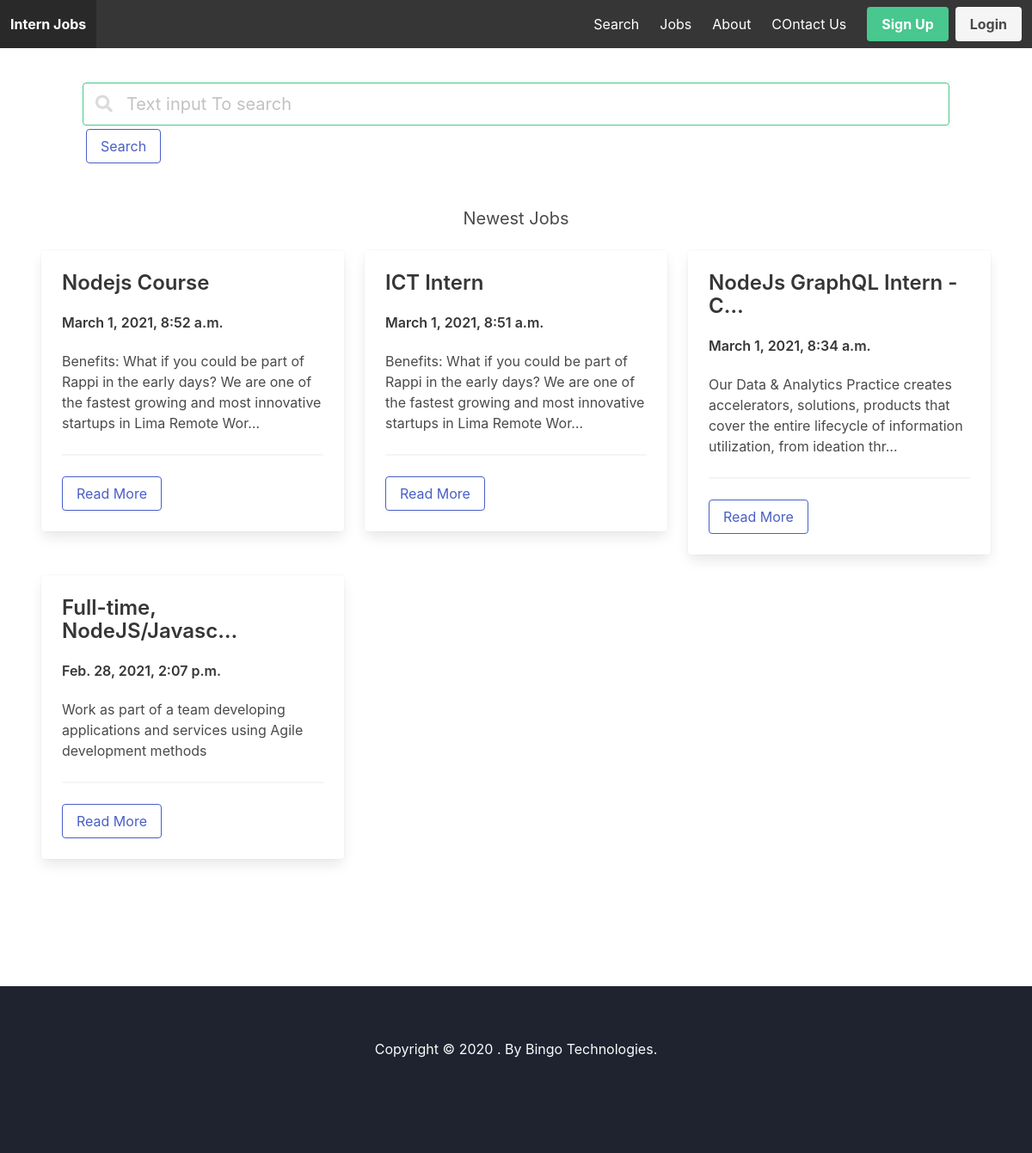
Before: / with the older database file.
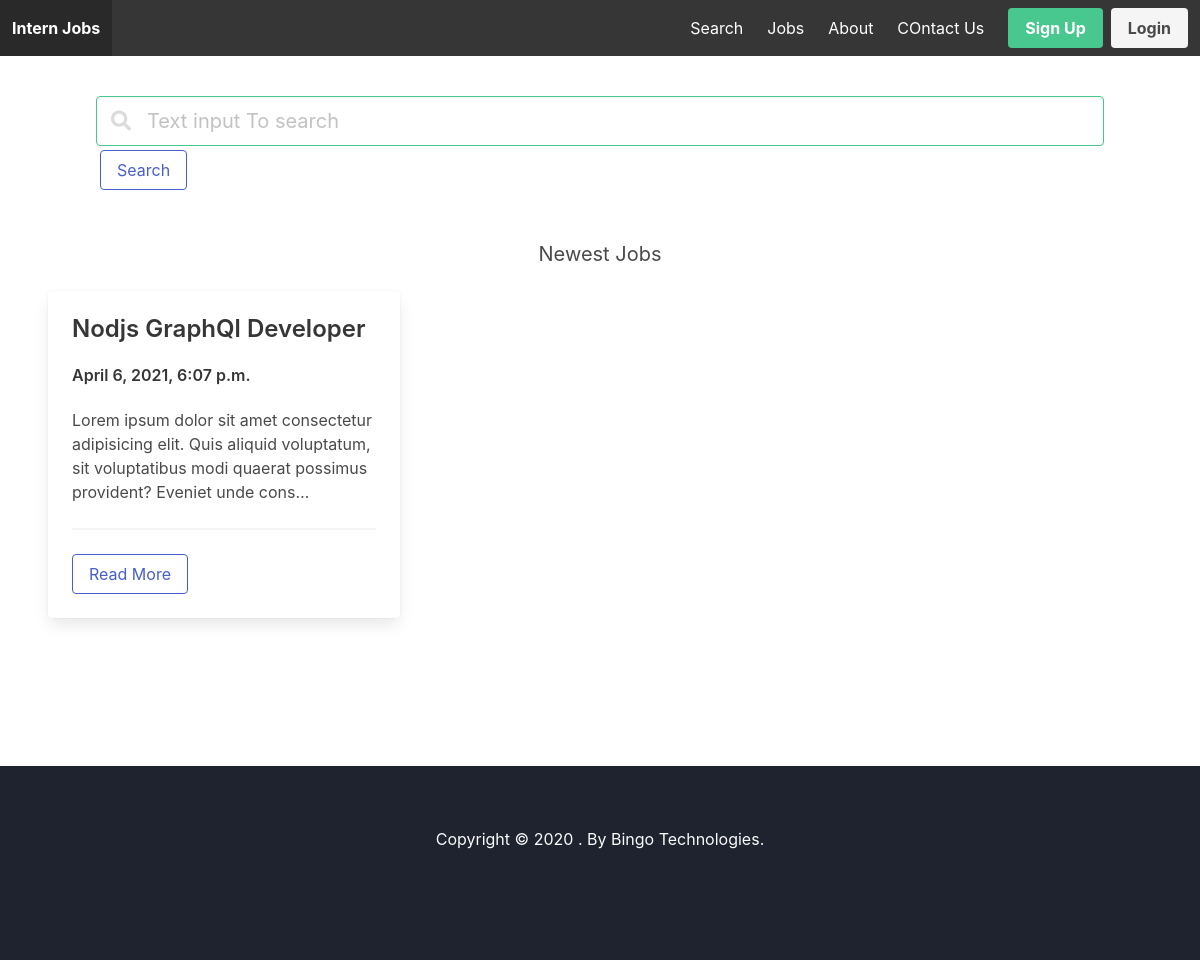
After: the same page with the newer database file.
### jobsApp/models.py (models this page shows, shortened)
class Job(models.Model):
    ACTIVE = 'active'
    EMPLOYED ='employed'
    ARCHIVED = 'archived'
    CHOICES_STATUS =(
        (ACTIVE,'Active'),
        (EMPLOYED,'Employed'),
        (ARCHIVED,'Archived')
    )
    title = models.CharField(max_length=255)
    show_description= models.TextField()
    long_description= models.TextField(blank=True,null=True)
    company_name = models.CharField(max_length=255)
    company_address = models.CharField(max_length=255,blank=True,null=True)
    company_zipcode =models.CharField(max_length=255,blank=True,null=True)
    company_place = models.CharField(max_length=255,blank=True,null=True)
    company_country=models.CharField(max_length=255,blank=True,null=True)
    created_by= models.ForeignKey(User,related_name='jobs',on_delete=models.CASCADE)
    created_at = models.DateTimeField(auto_now_add=True)
    changed_at = models.DateTimeField(auto_now=True)
    status = models.CharField(max_length=20,choices=CHOICES_STATUS,default=ACTIVE)

### coreApp/views.py (the view)
# urls.py: path('', FrontPage,name='frontpage'),
def FrontPage(request):
    jobs = Job.objects.filter(status=Job.ACTIVE).order_by('-created_at')
    return render(request,'coreApp/froontpage.html',{'jobs':jobs})

### notificationApp/context_processors.py (called while the page is built)
def notifications(request):
    if request.user.is_authenticated:
        return{'notifications':request.user.notifications.filter(is_read=False)}
    else:
        return {'notifications':[]}

### coreApp/templates/coreApp/froontpage.html (shortened to what this page needs)
{% extends 'coreApp/base.html'%} {% block content %}
<div class=" m-5 p- is-mobile">
    <div class="field  is-mobile p-5">
        <div class="control has-icons-left has-icons-right ">
            <input class="input is-success is-loading is-medium " type="text" placeholder="Text input To search">
            <button class="m-1 button is-link is-outlined">Search</button>
            <span class="icon is-small is-left">
          </span>
        </div>
    </div>
</div>
<h2 class=" subtitle has-text-centered title">
    Newest Jobs
</h2>
<div class="columns is-multiline is-desktop">
    {% for job in jobs %}
    <div class="column is-4 is-mobile">
        <div class="card">
            <div class="card-content">
                <div class="media">
                    <div class="media-content">
                        <p class="title is-4">
                            {{ job.title |truncatechars:25 }}
                        </p>
                        <p class="title is-6">
                            {{ job.created_at }}
                        </p>
                    </div>
                </div>
                <div class="content">
                    {{ job.show_description|truncatechars:150 }}
                    <hr>
                    <a href="{% url 'job_details' job.id %}" class="button is-link is-outlined">Read More</a>
                </div>
            </div>
        </div>
    </div>
    {% endfor %}
</div> {% endblock %}

### coreApp/templates/coreApp/base.html (shortened to what this page needs)
<!DOCTYPE html>
<html lang="en">
<head>
    <link rel="stylesheet" href="https://cdnjs.cloudflare.com/ajax/libs/font-awesome/5.15.2/css/all.min.css" />
    <link rel="stylesheet" href="https://cdn.jsdelivr.net/npm/bulma@0.9.1/css/bulma.min.css">
</head>
<body style="height:100%">
    <nav p-1 class="navbar is-dark is-fixed-top" role="navigation" aria-label="main navigation">
        <div class="navbar-brand">
            <a href="{% url 'frontpage' %}" class="navbar-item"> <strong>Intern Jobs</strong> </a>
        </div>
        <div class="navbar-menu">
            <div class=" navbar-end">
                <a class=" navbar-item is-light is-focused is-outlined" href="{% url 'search' %}" disabled>Search</a>
                <a class="navbar-item is-light" href="{% url 'frontpage' %}">Jobs</a>
                <a class="navbar-item is-light" href="{% url 'search' %}">About</a>
                <a class="navbar-item is-light" href="{% url 'search' %}">COntact Us</a>
                <div class="navbar-item">
                    {% if request.user.is_authenticated %}
                    <a href="{% url 'logout'%}" class="button is-danger"> <strong>Log Out</strong></a>
                    {% else %}
                    <a href="{% url 'signup'%}" class="button is-success mr-2"> <strong>Sign Up</strong></a>
                    <a href="{% url 'login'%}" class="button is-light"> <strong>Login</strong></a>
                    {% endif%}
                </div>
            </div>
        </div>
    </nav>
    <section class="section">
        {% block content %} {% endblock %}
    </section>
    <footer class="footer " style='background-color:#1f2330; color:#FAFAFA; line-height:50px; margin-bottom:0px;'>
        <div class="content has-text-centered">
            <p font sizes: $size-1: 3rem>
                Copyright &copy; 2020 . By Bingo Technologies.
            </p>
        </div>
    </footer>
</body>
</html>

Changed rows visible on the page:
removed Job: title "Nodejs Course", created_at "March 1, 2021, 8:52 a.m.", show_description "Benefits: What if you could be part of Rappi in the early days? We are one of the fastest growing and most innovative startups in Lima Remote Wor…"
removed Job: title "ICT Intern", created_at "March 1, 2021, 8:51 a.m.", show_description "Benefits: What if you could be part of Rappi in the early days? We are one of the fastest growing and most innovative startups in Lima Remote Wor…"
removed Job: title "NodeJs GraphQL Intern -C…", created_at "March 1, 2021, 8:34 a.m.", show_description "Our Data & Analytics Practice creates accelerators, solutions, products that cover the entire lifecycle of information utilization, from ideation thr…"
removed Job: title "Full-time, NodeJS/Javasc…", created_at "Feb. 28, 2021, 2:07 p.m.", show_description "Work as part of a team developing applications and services using Agile development methods"
added Job: title "Nodjs GraphQl Developer", created_at "April 6, 2021, 6:07 p.m.", show_description "Lorem ipsum dolor sit amet consectetur adipisicing elit. Quis aliquid voluptatum, sit voluptatibus modi quaerat possimus provident? Eveniet unde cons…"
